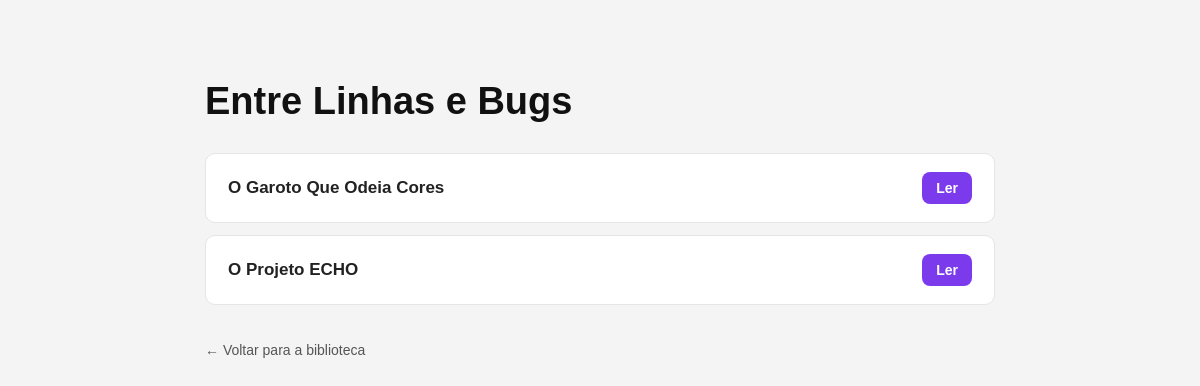
The page /lerLivro/1 on the database as committed earlier.
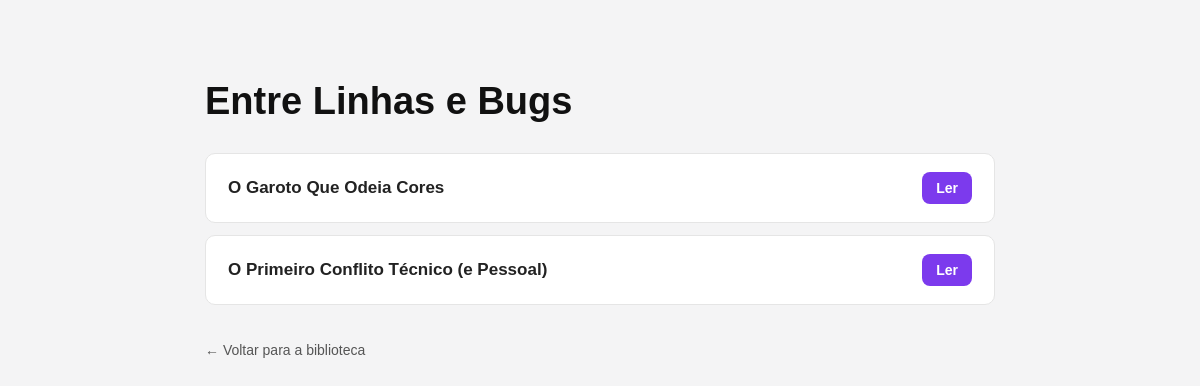
The same page on the database as committed later.
### model/livroModel.py (models this page shows)
class LivroModel(db.Model):
    __tablename__="livros"
    id=db.Column(db.Integer,primary_key=True)
    titulo=db.Column(db.String,nullable=False)
    autor=db.Column(db.String,nullable=False)
    descricao=db.Column(db.String,nullable=False)
    caminhoImagem=db.Column(db.String,nullable=False,unique=True)
    quantPag=db.Column(db.Integer,nullable=False)
    idUsuario = db.Column(
        db.Integer,
        db.ForeignKey("usuarios.id"),
        nullable=False
    )

### model/capituloModel.py (models this page shows)
class CapituloModel(db.Model):
    __tablename__ = "capitulos"
    idCapitulo = db.Column(db.Integer, primary_key=True)
    titulo = db.Column(db.String(150), nullable=False)
    conteudo = db.Column(db.Text, nullable=False)
    idLivro = db.Column(
        db.Integer,
        db.ForeignKey("livros.id"),
        nullable=False
    )

### app.py (the view)
@app.route("/lerLivro/<id>")
def lerLivro(id):
    idLivro=int(id)
    livro=controllerLivro.getLivroIdLivro(idLivro)
    capitulos=controllerCapitulo.getCapitulos(idLivro)
    return render_template("lerLivro.html",capitulos=capitulos,livro=livro)

### controller/controllerCapitulo.py (called while the page is built)
    def getCapitulos(self, idLivro):
        capitulos = CapituloModel.query.filter_by(
            idLivro=idLivro
        ).all()
        return capitulos

### controller/controllerLivro.py (called while the page is built)
    def getLivroIdLivro(self,idLivro):
        livro=LivroModel.query.filter_by(id=idLivro).first()
        return livro

### templates/lerLivro.html (shortened to what this page needs)
<!DOCTYPE html>
<html lang="pt-br">
<head>
</head>
<body>
<div class="container">
    <h1>{{ livro.titulo }}</h1>
    {% for capitulo in capitulos %}
        <div class="capitulo">
            <h2>{{ capitulo.titulo }}</h2>
            <a href="{{ url_for('lerCapitulo', idCapitulo=capitulo.idCapitulo) }}">
                Ler
            </a>
        </div>
    {% endfor %}
    <a class="voltar" href="{{ url_for('biblioteca') }}">
        ← Voltar para a biblioteca
    </a>
</div>
</body>
</html>

### templates/lerLivro.html (style rules this page uses)
* { margin: 0; padding: 0; box-sizing: border-box; }
body { font-family: Arial, Helvetica, sans-serif; margin: 0; background: #f4f4f5; color: #111; }
.container { max-width: 850px; margin: 50px auto; padding: 30px; }
h1 { font-size: 38px; margin-bottom: 30px; color: #111; }
.capitulo { background: white; border: 1px solid #e5e5e5; padding: 18px 22px; margin-bottom: 12px; border-radius: 10px; display: flex; justify-content: space-between; align-items: center; transition: 0.15s; }
.capitulo h2 { font-size: 17px; margin: 0; color: #222; }
.capitulo a { text-decoration: none; background: #7c3aed; color: white; padding: 8px 14px; border-radius: 8px; font-size: 14px; font-weight: bold; transition: 0.2s; }
.voltar { display: inline-block; margin-top: 25px; text-decoration: none; color: #555; font-size: 14px; }

Rows that differ between the two databases and show on the page:
removed CapituloModel: titulo "O Projeto ECHO"
added CapituloModel: titulo "O Primeiro Conflito Técnico (e Pessoal)"
